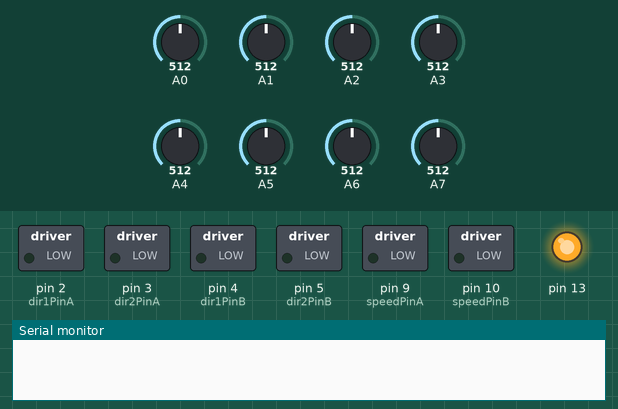
This sketch was run on a simulated Arduino Uno, built with avr-gcc and run on an emulated ATmega328P. On the bench: switched loads named in the sketch (green lamp = pin HIGH), output pins drawn as LEDs (lit = HIGH), the last lines printed to the serial monitor. The test bench sets the inputs (shaded band); at power-on: A0 = 512, A1 = 512, A2 = 512, A3 = 512, A4 = 512, A5 = 512, A6 = 512, A7 = 512.

Above: at 1.2 s.
1.3 s: A0 set to 531
At 2.1 s:
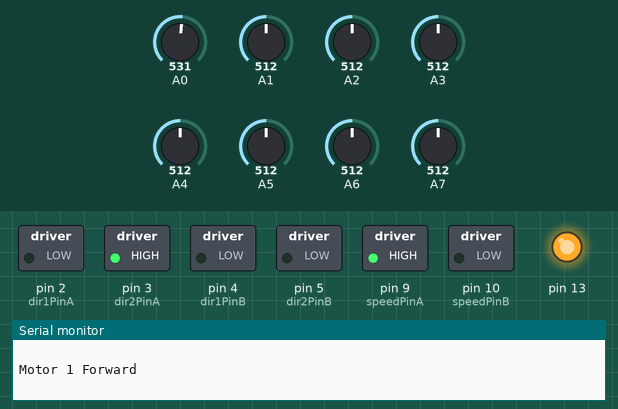
2.8 s: A1 set to 544
At 3.8 s:
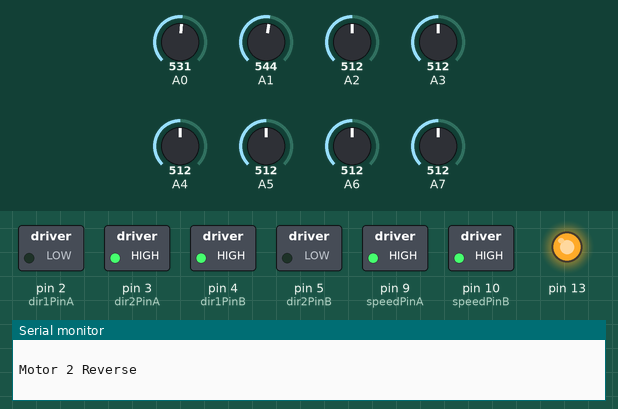
4.3 s: A2 set to 532
5.8 s: A2 set to 551
At 7.0 s:
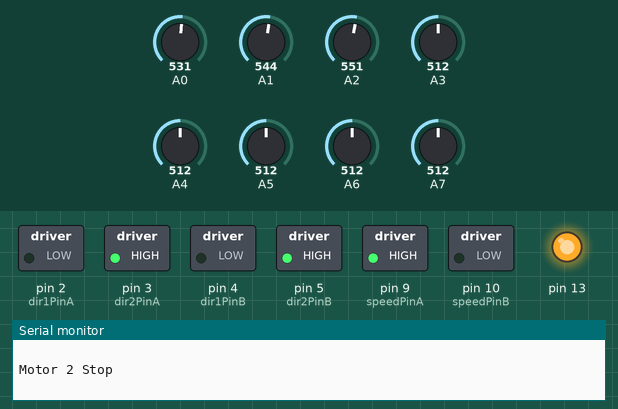
7.3 s: A3 set to 716
At 7.8 s:
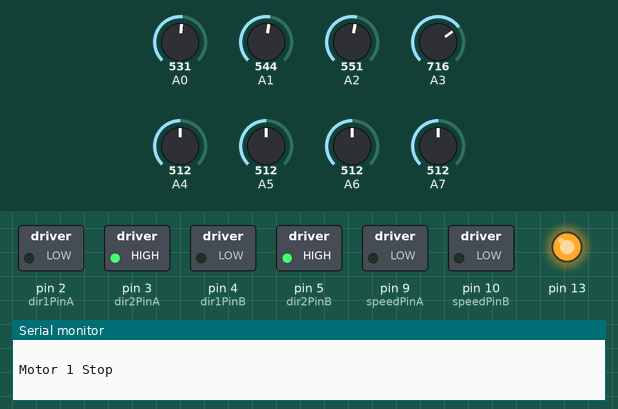
8.8 s: A4 set to 992
At 9.5 s:
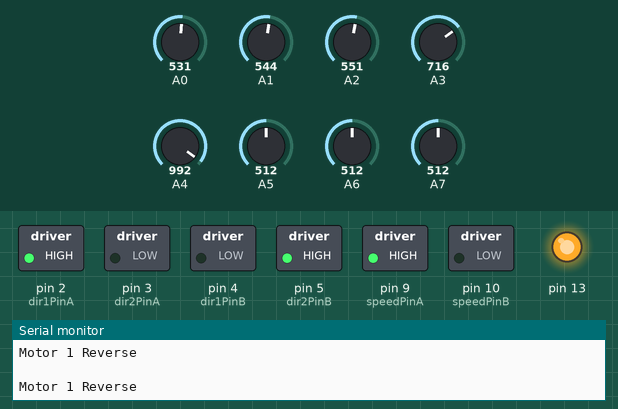
Timing chart, 0 to 11.3 s (numbered marks = the images above; inputs shaded):
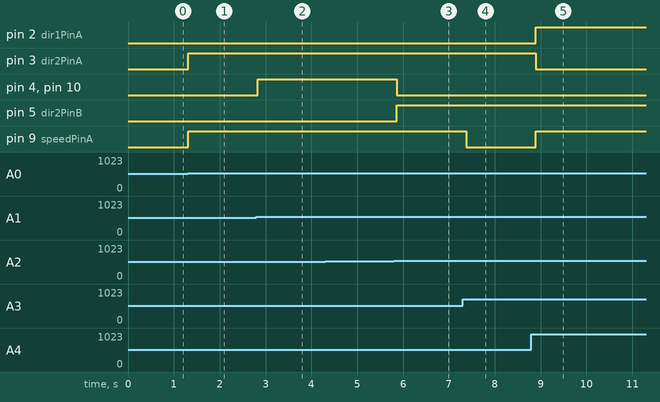

Measured:
- the behaviour switches between 512 and 513 on A0 (found by bisection; images 0 and 1)
- the behaviour switches between 531 and 532 on A1 (found by bisection; images 1 and 2)
- the behaviour switches between 543 and 544 on A2 (found by bisection; images 2 and 3)
- after the input at 1.3 s, pin 3 (dir2PinA), pin 9 (speedPinA): LOW → HIGH at once
- after the input at 2.8 s, pin 4 (dir1PinB), pin 10 (speedPinB): LOW → HIGH at once
- after the input at 5.8 s, pin 4 (dir1PinB), pin 10 (speedPinB): HIGH → LOW after 0.06 s; pin 5 (dir2PinB): LOW → HIGH after 0.06 s
- after the input at 7.3 s, pin 9 (speedPinA): HIGH → LOW after 0.08 s
- after the input at 8.8 s, pin 2 (dir1PinA), pin 9 (speedPinA): LOW → HIGH after 0.09 s; pin 3 (dir2PinA): HIGH → LOW after 0.09 s

The sketch:

photoresistor_grid_and_motors.ino
```cpp
/*
 *
 * Udemy.com
 * Using Photoresistors (LDRs) with an Arduino
 *
 * Using an array of eight photoresistors, will print the number
 * identity of the reistor detecting the most light.
 *
 * Useful reference: https://blog.udemy.com/arduino-ldr/
 */

// array of pins assignments
// if you want your pins in clockwise order, modify this array
// rather than plugging the wires in order
int LDR[] = {6, 0, 3, 4, 5, 2, 1, 7};
int sensor_status[] = {0,0,0,0,0,0,0,0};

//Code by Reichenstein7 (thejamerson.com)

//Keyboard Controls:
//
// 1 -Motor 1 Left
// 2 -Motor 1 Stop
// 3 -Motor 1 Right
//
// 4 -Motor 2 Left
// 5 -Motor 2 Stop
// 6 -Motor 2 Right

// Declare L298N Dual H-Bridge Motor Controller directly since there is not a library to load.

// Motor 1
int dir1PinA = 2;
int dir2PinA = 3;
int speedPinA = 9; // Needs to be a PWM pin to be able to control motor speed

// Motor 2
int dir1PinB = 4;
int dir2PinB = 5;
int speedPinB = 10; // Needs to be a PWM pin to be able to control motor speed

// initialize the serial port
// and declare inputs and outputs
void setup() {
  for (int thisPin = 0; thisPin<8; thisPin++){
    pinMode(LDR[thisPin], INPUT);
  }
  pinMode(13, OUTPUT);
  digitalWrite(13, HIGH);
  Serial.begin(9600);

  //Define L298N Dual H-Bridge Motor Controller Pins

  pinMode(dir1PinA,OUTPUT);
  pinMode(dir2PinA,OUTPUT);
  pinMode(speedPinA,OUTPUT);
  pinMode(dir1PinB,OUTPUT);
  pinMode(dir2PinB,OUTPUT);
  pinMode(speedPinB,OUTPUT);
}

// read from the analog input connected to the LDR
void loop() {
  int sum_inputs = 0;
  int max_value = -1;
  int max_pin = -1;
  for (int i = 0; i<8; i++){
    sensor_status[i] = analogRead(LDR[i]);
    sum_inputs = sum_inputs + sensor_status[i];
    if (sensor_status[i] > max_value){
      max_value = sensor_status[i];
      max_pin = i;
    }
  }

  // directional code: 'north' = 7,8; 'south' = 4, 5; 'east' = 0, 3; 'west' = 1, 2

  int speed; // Local variable

  switch (max_pin) {
    //______________Motor 1______________
    case 1: // Motor 1 Forward
      analogWrite(speedPinA, 255);//Sets speed variable via PWM
      digitalWrite(dir1PinA, LOW);
      digitalWrite(dir2PinA, HIGH);
      Serial.println("Motor 1 Forward"); // Prints out “Motor 1 Forward” on the serial monitor
      Serial.println("   "); // Creates a blank line printed on the serial monitor
      break;

    case 2: // Motor 1 Stop (Freespin)
      analogWrite(speedPinA, 0);
      digitalWrite(dir1PinA, LOW);
      digitalWrite(dir2PinA, HIGH);
      Serial.println("Motor 1 Stop");
      Serial.println("   ");
      break;

    case 3: // Motor 1 Reverse
      analogWrite(speedPinA, 255);
      digitalWrite(dir1PinA, HIGH);
      digitalWrite(dir2PinA, LOW);
      Serial.println("Motor 1 Reverse");
      Serial.println("   ");
      break;

    //______________Motor 2______________
    case 4: // Motor 2 Forward
      analogWrite(speedPinB, 255);
      digitalWrite(dir1PinB, LOW);
      digitalWrite(dir2PinB, HIGH);
      Serial.println("Motor 2 Forward");
      Serial.println("   ");
      break;

    case 5: // Motor 2 Stop (Freespin)
      analogWrite(speedPinB, 0);
      digitalWrite(dir1PinB, LOW);
      digitalWrite(dir2PinB, HIGH);
      Serial.println("Motor 2 Stop");
      Serial.println("   ");
      break;

    case 6: // Motor 2 Reverse
      analogWrite(speedPinB, 255);
      digitalWrite(dir1PinB, HIGH);
      digitalWrite(dir2PinB, LOW);
      Serial.println("Motor 2 Reverse");
      Serial.println("   ");
      break;

    default:
      // turn all the connections off if an unmapped key is pressed:
      for (int thisPin = 2; thisPin < 11; thisPin++) {
        digitalWrite(thisPin, LOW);
      }
  }

  delay(100);
}
```
